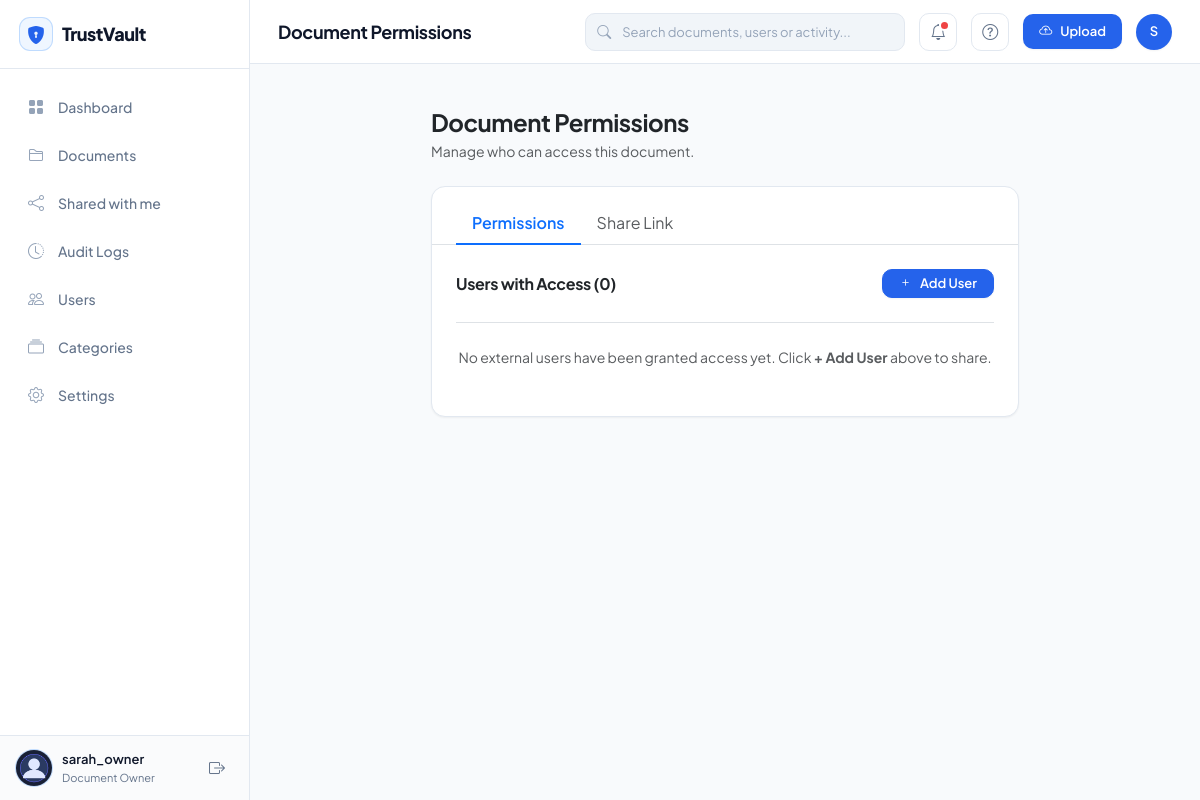
Page /share (signed in) on the committed database.
### backend/app/models/user.py (models this page shows, shortened)
class User(db.Model, UserMixin):
    __tablename__ = 'users'
    id = db.Column(db.Integer, primary_key=True)
    username = db.Column(db.String(50), unique=False, nullable=False, index=True)
    email = db.Column(db.String(120), unique=True, nullable=False, index=True)
    password_hash = db.Column(db.String(128), nullable=False)
    role = db.Column(db.String(20), nullable=False, default='Viewer')  # 'Admin', 'Owner', 'Viewer'
    department = db.Column(db.String(100), nullable=False, default='General')  # e.g. Finance, Legal, HR, Engineering
    status = db.Column(db.String(20), nullable=False, default='Active')  # 'Active', 'Suspended', 'Inactive'
    profile_pic = db.Column(db.String(120), default='default_avatar.png')
    created_at = db.Column(db.DateTime, default=lambda: datetime.now(timezone.utc))
    updated_at = db.Column(db.DateTime, default=lambda: datetime.now(timezone.utc), onupdate=lambda: datetime.now(timezone.utc))
    last_login = db.Column(db.DateTime, nullable=True)
    documents = db.relationship('Document', foreign_keys='Document.owner_id', backref='owner', lazy=True, cascade='all, delete-orphan')
    permissions = db.relationship('Permission', foreign_keys='Permission.user_id', backref='user', lazy=True, cascade='all, delete-orphan')
    granted_permissions = db.relationship('Permission', foreign_keys='Permission.granted_by', backref='granter', lazy=True)
    activity_logs = db.relationship('ActivityLog', backref='user', lazy=True)
    notifications = db.relationship('Notification', backref='user', lazy=True, cascade='all, delete-orphan')
    @property
    def is_admin(self):
        return (self.role or '').strip().lower() == 'admin'
    @property
    def is_owner(self):
        return (self.role or '').strip().lower() == 'owner'

### backend/app/permissions/routes.py (the view, shortened to what this page needs)
@permissions_bp.route('/share', methods=['GET', 'POST'])
@permissions_bp.route('/share/<int:doc_id>', methods=['GET', 'POST'])
@login_required
@owner_required
def share_document(doc_id=None):
    doc = None
    if current_user.is_admin:
        available_docs = DocumentRepository.get_all(include_deleted=False)
    else:
        available_docs = DocumentRepository.get_by_owner(current_user.id, include_deleted=False)
    recipient_users = [u for u in UserRepository.get_all() if u.id != current_user.id]
    form = ShareDocumentForm()
    form.user_id.choices = [(u.id, f"{u.username} ({u.email}) - {u.role}") for u in recipient_users]
    if doc:
        active_shares = PermissionRepository.get_for_document(doc.id, include_expired=True)
    else:
        if current_user.is_admin:
            from app.models.permission import Permission
            active_shares = Permission.query.all()
        else:
            from app.models.permission import Permission
            from app.models.document import Document
            active_shares = Permission.query.join(Document).filter(
                Document.owner_id == current_user.id
            ).all()
    return render_template(
        'share.html',
        form=form,
        doc=doc,
        available_docs=available_docs,
        active_shares=active_shares
    )

### backend/app/forms.py
class ShareDocumentForm(FlaskForm):
    user_id = SelectField('Select Recipient', coerce=int, validators=[DataRequired()])
    permission = SelectField('Access Permission', choices=[
        ('Read', 'Read Only (View and Download)'),
        ('Edit', 'Edit (View, Download, and Modify Details)')
    ], default='Read', validators=[DataRequired()])
    submit = SubmitField('Grant Access')

### backend/app/models/user.py (called while the page is built)
@login_manager.user_loader
def load_user(user_id):
    return db.session.get(User, int(user_id))

### backend/app/repositories/document_repository.py (called while the page is built)
    @staticmethod
    def get_by_owner(owner_id, include_deleted=False):
        query = Document.query.filter_by(owner_id=owner_id)
        if not include_deleted:
            query = query.filter(Document.status == 'Active')
        return query.order_by(Document.created_at.desc()).all()

### backend/app/repositories/user_repository.py (called while the page is built)
    @staticmethod
    def get_all(status=None, role=None, department=None):
        query = User.query
        if status:
            query = query.filter(User.status == status)
        if role:
            query = query.filter(User.role == role)
        if department:
            query = query.filter(User.department == department)
        return query.order_by(User.created_at.desc()).all()

### frontend/templates/share.html (shortened to what this page needs)
{% extends "base.html" %}
{% block page_title %}Document Permissions{% endblock %}
{% block content %}
<div class="row justify-content-center">
    <div class="col-lg-9 col-xl-8">
        <div class="mb-4">
            <h2 class="fs-4 fw-bold text-dark mb-1">Document Permissions</h2>
            <p class="text-muted small mb-0">Manage who can access this document.</p>
        </div>
        <div class="saas-card p-0 overflow-hidden">
            <div class="border-bottom px-4 pt-3 d-flex align-items-center justify-content-between">
                <ul class="nav nav-tabs border-0" id="permTabs" role="tablist">
                    <li class="nav-item">
                        <button class="nav-link active fw-semibold text-primary border-0 border-bottom border-primary border-2 px-3 py-2 bg-transparent" id="perms-tab" data-bs-toggle="tab" data-bs-target="#permsPane" type="button">
                            Permissions
                        </button>
                    </li>
                    <li class="nav-item">
                        <button class="nav-link text-muted border-0 px-3 py-2 bg-transparent" id="share-link-tab" data-bs-toggle="tab" data-bs-target="#linkPane" type="button">
                            Share Link
                        </button>
                    </li>
                </ul>
            </div>
            <div class="tab-content p-4" id="permTabContent">
                <div class="tab-pane fade show active" id="permsPane">
                    <div class="d-flex align-items-center justify-content-between mb-4">
                        <h4 class="fs-6 fw-bold text-dark mb-0">
                            Users with Access ({{ (active_shares|length + 1) if doc else active_shares|length }})
                        </h4>
                        <button type="button" class="btn-primary-blue py-1 px-3 small" data-bs-toggle="collapse" data-bs-target="#addUserCollapse">
                            <i class="bi bi-plus"></i> Add User
                        </button>
                    </div>
                    <div class="d-flex flex-column gap-3">
                        {% if active_shares %}
                            {% for perm in active_shares %}
                            <div class="d-flex align-items-center justify-content-between p-2 rounded-2 hover-bg border-top">
                                <div class="d-flex align-items-center gap-3">
                                    <div class="activity-avatar bg-info-subtle text-info">
                                        {{ perm.user.username[:1]|upper if perm.user else 'U' }}
                                    </div>
                                    <div>
                                        <div class="fw-semibold text-dark small">{{ perm.user.username if perm.user else 'User' }}</div>
                                        <div class="text-muted small" style="font-size: 11px;">{{ perm.user.email if perm.user else '' }}</div>
                                    </div>
                                </div>
                                <div class="d-flex align-items-center gap-2">
                                    {% if perm.permission == 'edit' %}
                                    <span class="badge bg-warning-subtle text-warning border border-warning-subtle px-2 py-1 small">
                                        Can Edit
                                    </span>
                                    {% else %}
                                    <span class="badge bg-secondary-subtle text-secondary border border-secondary-subtle px-2 py-1 small">
                                        Read Only
                                    </span>
                                    {% endif %}
                                    {% if current_user.can_edit_document(doc if doc else perm.document) %}
                                    <a href="{{ url_for('main.revoke_permission', perm_id=perm.id) }}"
                                       class="btn btn-sm btn-outline-danger border-0"
                                       title="Revoke Permission"
                                       onclick="return confirm('Revoke access for this user?');">
                                        <i class="bi bi-x-lg"></i>
                                    </a>
                                    {% endif %}
                                </div>
                            </div>
                            {% endfor %}
                        {% else %}
                            <div class="text-center py-4 text-muted small border-top">
                                No external users have been granted access yet. Click <strong>+ Add User</strong> above to share.
                            </div>
                        {% endif %}
                    </div>
                </div>
            </div>
        </div>
    </div>
</div>
{% endblock %}

### frontend/templates/base.html (shortened to what this page needs)
<!DOCTYPE html>
<html lang="en">
<head>
    <link href="https://cdn.jsdelivr.net/npm/bootstrap@5.3.3/dist/css/bootstrap.min.css" rel="stylesheet">
    <link rel="stylesheet" href="https://cdn.jsdelivr.net/npm/bootstrap-icons@1.11.3/font/bootstrap-icons.min.css">
    <link rel="stylesheet" href="{{ url_for('static', filename='css/style.css') }}">
</head>
<body>
{% if current_user.is_authenticated and not hide_nav %}
    <div class="app-shell">
        <aside class="app-sidebar" id="appSidebar">
            <div>
                <div class="sidebar-header">
                    <a href="{{ url_for('main.dashboard') }}" class="sidebar-brand-box">
                        <div class="sidebar-brand-icon">
                            <i class="bi bi-shield-lock-fill"></i>
                        </div>
                        <h1 class="sidebar-brand-title">TrustVault</h1>
                    </a>
                </div>
                <ul class="sidebar-nav-list">
                    <li>
                        <a href="{{ url_for('main.dashboard') }}" class="sidebar-nav-item {% if request.endpoint in ['dashboard.index', 'main.dashboard'] %}active{% endif %}">
                            <i class="bi bi-grid-fill"></i>
                            <span>Dashboard</span>
                        </a>
                    </li>
                    <li>
                        <a href="{{ url_for('main.documents') }}" class="sidebar-nav-item {% if request.endpoint in ['documents.documents', 'main.documents'] and request.args.get('view') != 'shared' %}active{% endif %}">
                            <i class="bi bi-folder2"></i>
                            <span>Documents</span>
                        </a>
                    </li>
                    <li>
                        <a href="{{ url_for('main.documents', view='shared') }}" class="sidebar-nav-item {% if request.args.get('view') == 'shared' %}active{% endif %}">
                            <i class="bi bi-share"></i>
                            <span>Shared with me</span>
                        </a>
                    </li>
                    <li>
                        <a href="{{ url_for('main.activity_logs') }}" class="sidebar-nav-item {% if request.endpoint in ['audit.logs', 'main.activity_logs'] %}active{% endif %}">
                            <i class="bi bi-clock-history"></i>
                            <span>Audit Logs</span>
                        </a>
                    </li>
                    <li>
                        <a href="{{ url_for('main.admin_users') }}" class="sidebar-nav-item {% if request.endpoint in ['users.admin_users', 'main.admin_users'] %}active{% endif %}">
                            <i class="bi bi-people"></i>
                            <span>Users</span>
                        </a>
                    </li>
                    <li>
                        <a href="{{ url_for('main.categories') }}" class="sidebar-nav-item {% if request.endpoint in ['documents.categories', 'main.categories'] %}active{% endif %}">
                            <i class="bi bi-collection"></i>
                            <span>Categories</span>
                        </a>
                    </li>
                    <li>
                        <a href="{{ url_for('main.profile') }}" class="sidebar-nav-item {% if request.endpoint in ['users.profile', 'main.profile'] %}active{% endif %}">
                            <i class="bi bi-gear"></i>
                            <span>Settings</span>
                        </a>
                    </li>
                </ul>
            </div>
            <div class="sidebar-footer">
                <div class="sidebar-user-card">
                    <div class="sidebar-user-avatar">
                        {% if current_user.profile_pic %}
                            <img src="{{ url_for('static', filename='images/avatars/' + current_user.profile_pic) }}" alt="{{ current_user.username }}">
                        {% else %}
                            {{ current_user.username[:1]|upper if current_user.username else 'U' }}
                        {% endif %}
                    </div>
                    <div class="sidebar-user-info">
                        <div class="sidebar-user-name" title="{{ current_user.username }}">
                            {{ current_user.username }}
                        </div>
                        <div class="sidebar-user-role">
                            {% if current_user.is_admin %}System Administrator{% elif current_user.is_owner %}Document Owner{% else %}Viewer{% endif %}
                        </div>
                    </div>
                    <a href="{{ url_for('main.logout') }}" class="sidebar-logout-btn" title="Sign Out">
                        <i class="bi bi-box-arrow-right"></i>
                    </a>
                </div>
            </div>
        </aside>
        <div class="app-main">
            <header class="app-topbar">
                <h1 class="topbar-title">{% block page_title %}Dashboard{% endblock %}</h1>
                <div class="topbar-actions">
                    <form action="{{ url_for('main.search') }}" method="GET" class="topbar-search-box d-none d-md-block">
                        <input type="text" name="q" placeholder="Search documents, users or activity..." value="{{ request.args.get('q', '') }}">
                    </form>
                    <button type="button" class="topbar-icon-btn" title="Notifications">
                        <i class="bi bi-bell"></i>
                        <span class="topbar-badge-dot"></span>
                    </button>
                    <button type="button" class="topbar-icon-btn" title="Help & Support">
                        <i class="bi bi-question-circle"></i>
                    </button>
                    {% if current_user.is_admin or current_user.is_owner %}
                    <button type="button" class="btn-pill-upload" data-bs-toggle="modal" data-bs-target="#quickUploadModal">
                        <i class="bi bi-cloud-arrow-up"></i> Upload
                    </button>
                    {% endif %}
                    <a href="{{ url_for('main.profile') }}" class="topbar-user-avatar" title="{{ current_user.username }} ({{ current_user.role }})">
                        {{ current_user.username[:1]|upper if current_user.username else 'U' }}
                    </a>
                </div>
            </header>
            <div class="px-4 pt-3">
            </div>
            <main class="app-content">
                {% block content %}{% endblock %}
            </main>
        </div>
    </div>
{% else %}
    <div class="min-vh-100 d-flex flex-column">
        {{ self.content() }}
    </div>
{% endif %}
</body>
</html>

### rows in the picture
User: profile_pic (placeholder picture), username "sarah_owner", username "S"

### other values in the picture
{{ (active_shares|length + 1) if doc else active_shares|length }} "0"
